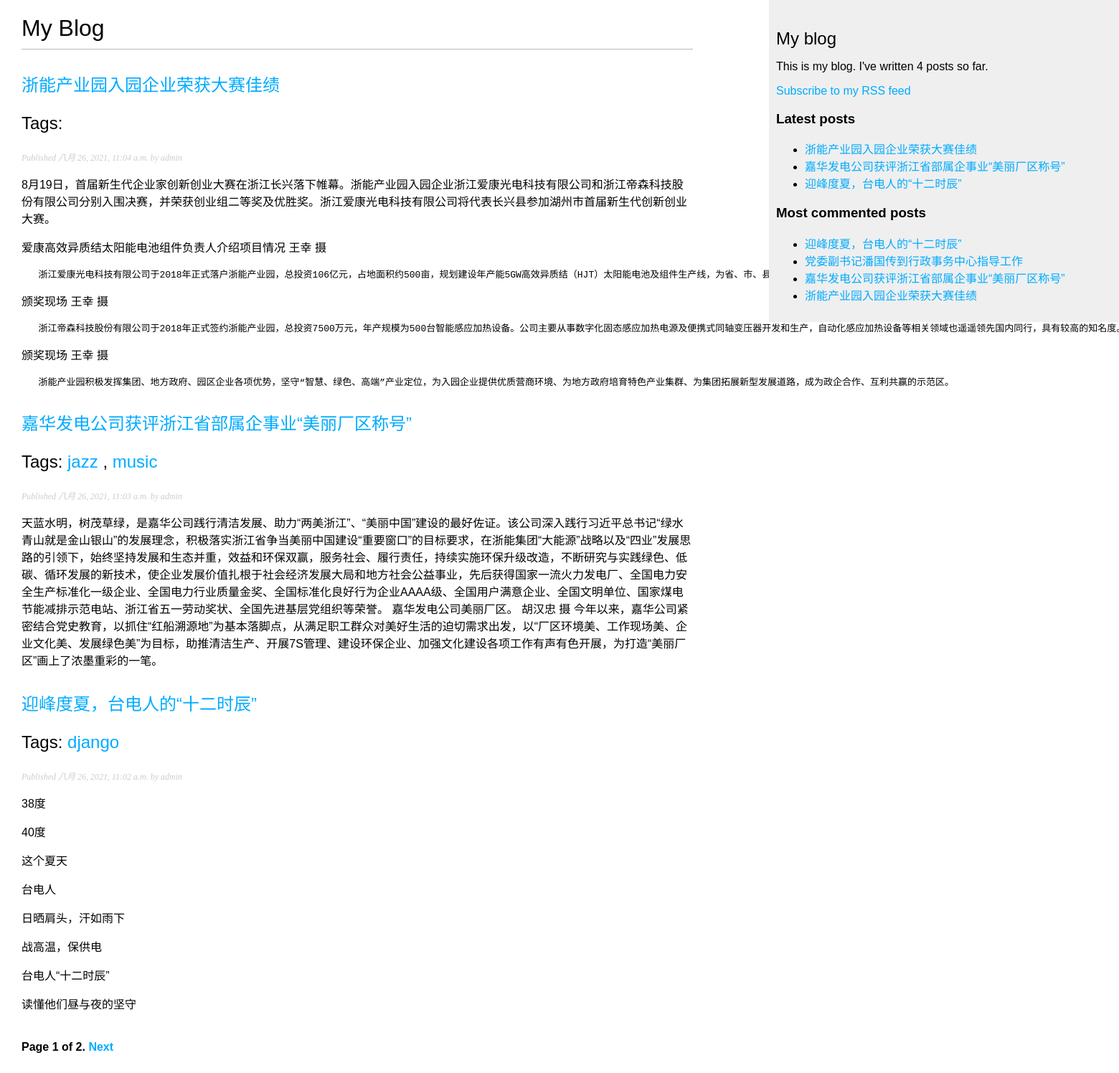
The page /blog/ on the database as committed earlier.
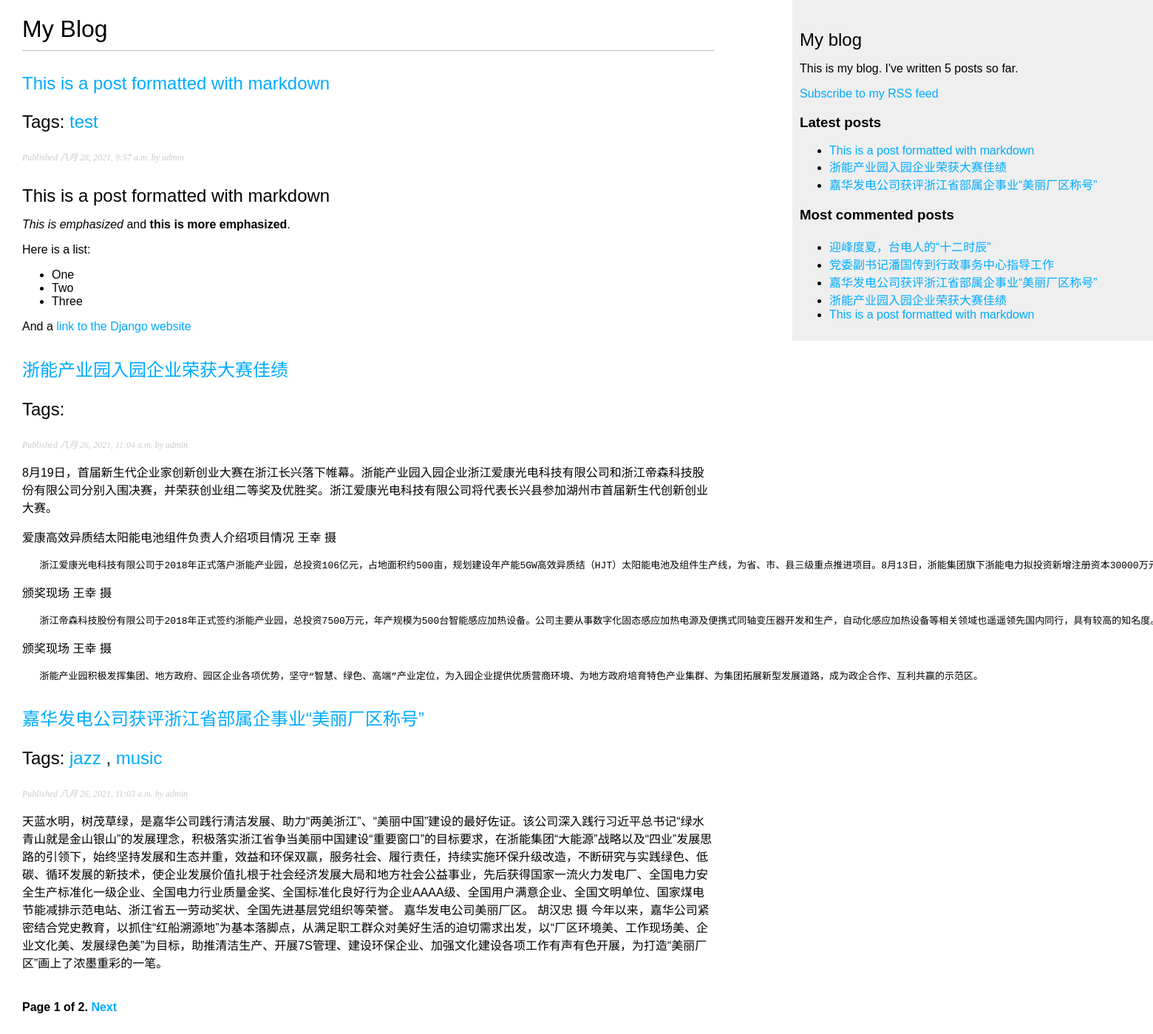
The same page on the database as committed later.
### blog/models.py (models this page shows, shortened)
class Post(models.Model):
    STATUS_CHOICES = (
        ('draft', 'Draft'),
        ('published', 'Published'),
    )
    title = models.CharField(max_length=250)
    slug = models.SlugField(max_length=250,
                            unique_for_date='publish')
    author = models.ForeignKey(User,
                               on_delete=models.CASCADE,
                               related_name='blog_posts')
    body = models.TextField()
    publish = models.DateTimeField(default=timezone.now)
    created = models.DateTimeField(auto_now_add=True)
    updated = models.DateTimeField(auto_now=True)
    status = models.CharField(max_length=10,
                              choices=STATUS_CHOICES,
                              default='draft')
    objects = models.Manager()  # The default manager.
    published = PublishedManager()  # Our custom manager.
    class Meta:
        ordering = ('-publish',)
    def get_absolute_url(self):
        return reverse('blog:post_detail',
                       args=[self.publish.year,
                             self.publish.month,
                             self.publish.day,
                             self.slug])
    tags = TaggableManager()

### blog/views.py (the view)
# urls.py: path('', views.post_list, name='post_list'),
def post_list(request, tag_slug=None):
    object_list = Post.published.all()
    tag = None
    if tag_slug:
        tag = get_object_or_404(Tag, slug=tag_slug)
        object_list = object_list.filter(tags__in=[tag])
    paginator = Paginator(object_list, 3)  # 3 posts in each page
    page = request.GET.get('page')
    try:
        posts = paginator.page(page)
    except PageNotAnInteger:
        posts = paginator.page(1)
    except EmptyPage:
        posts = paginator.page(paginator.num_pages)
    return render(request,
                  'blog/post/list.html',
                  {'page': page,
                   'posts': posts,
                   'tag': tag
                   })

### blog/models.py (called while the page is built)
    def get_queryset(self):
        return super(PublishedManager, self).get_queryset().filter(status='published')

### blog/templatetags/blog_tags.py (called while the page is built)
@register.simple_tag
def total_posts():
    return Post.published.count()

@register.inclusion_tag('blog/post/latest_posts.html')
def show_latest_posts(count=5):
    latest_posts = Post.published.order_by('-publish')[:count]
    return {'latest_posts': latest_posts}

@register.simple_tag
def get_most_commented_posts(count=5):
    return Post.published.annotate(total_comments=Count('comments')).order_by('-total_comments')[:count]

@register.filter(name='markdown')
def markdown_format(text):
    return mark_safe(markdown.markdown(text))

### blog/templates/blog/post/list.html (shortened to what this page needs)
{% extends "blog/base.html" %}
{% load blog_tags %}
{% block content %}
  <h1>My Blog</h1>
  {% for post in posts %}
    <h2>
      <a href="{{ post.get_absolute_url }}">
        {{ post.title }}
      </a>
      <p class="tags">
        Tags:
        {% for tag in post.tags.all %}
          <a href="{% url "blog:post_list_by_tag" tag.slug %}">
            {{ tag.name }}
          </a>
          {% if not forloop.last %}, {% endif %}
        {% endfor %}
      </p>
    </h2>
    <p class="date">
      Published {{ post.publish }} by {{ post.author }}
    </p>
    {{ post.body|markdown|truncatewords_html:30 }}
  {% endfor %}
  {% include "pagination.html" with page=posts %}
{% endblock %}

### blog/templates/blog/base.html (shortened to what this page needs)
{% load blog_tags %} {% load static %}
<!DOCTYPE html>
<html>
  <head>
    <link href="{% static "css/blog.css" %}" rel="stylesheet">
  </head>
  <body>
    <div id="content">{% block content %} {% endblock %}</div>
    <div id="sidebar">
      <h2>My blog</h2>
      <p>This is my blog. I've written {% total_posts %} posts so far.</p>
      <p><a href="{% url "blog:post_feed" %}">Subscribe to my RSS feed</a></p>
      <h3>Latest posts</h3>
      {% show_latest_posts 3 %}
      <h3>Most commented posts</h3>
      {% get_most_commented_posts as most_commented_posts %}
      <ul>
        {% for post in most_commented_posts %}
        <li>
          <a href="{{ post.get_absolute_url }}">{{ post.title }}</a>
        </li>
        {% endfor %}
      </ul>
    </div>
  </body>
</html>

### blog/templates/pagination.html (shortened to what this page needs)
<div class="pagination">
  <span class="step-links">
    <span class="current">
      Page {{ page.number }} of {{ page.paginator.num_pages }}.
    </span>
      {% if page.has_next %}
        <a href="?page={{ page.next_page_number }}">Next</a>
      {% endif %}
  </span>
</div>

### blog/templates/blog/post/latest_posts.html
<ul>
    {% for post in latest_posts %}
    <li>
        <a href="{{ post.get_absolute_url }}">{{ post.title }}</a>
    </li>
    {% endfor %}
</ul>

### blog/static/css/blog.css (style rules this page uses)
body { margin:0; padding:0; font-family:helvetica, sans-serif; }
a { color:#00abff; text-decoration:none; }
h1 { font-weight:normal; border-bottom:1px solid #bbb; padding:0 0 10px 0; }
h2 { font-weight:normal; margin:30px 0 0; }
#content { float:left; width:60%; padding:0 0 0 30px; }
#sidebar { float:right; width:30%; padding:10px; background:#efefef; height:100%; }
p.date { color:#ccc; font-family: georgia, serif; font-size: 12px; font-style: italic; }
.pagination { margin:40px 0; font-weight:bold; }

Rows that differ between the two databases and show on the page:
no longer on one of the page's lists (row unchanged): Post: title "迎峰度夏，台电人的“十二时辰”", publish "八月 26, 2021, 11:02 a.m.", author "admin", body "38度 40度 这个夏天 台电人 日晒肩头，汗如雨下 战高温，保供电 台电人“十二时辰” 读懂他们昼与夜的坚守"
added Post: title "This is a post formatted with markdown", publish "八月 28, 2021, 9:57 a.m.", author "admin", body "This is a post formatted with markdown This is emphasized and this is more emphasized . Here is a list: One Two Three And a link to the Django website"
added Tag: name "test", shown under "This is a post formatted with markdown"
computed for Post "迎峰度夏，台电人的“十二时辰”": loses Tag (name "django")
Other text that changed with them:
text no longer shown: "4"
text now shown: "5"
